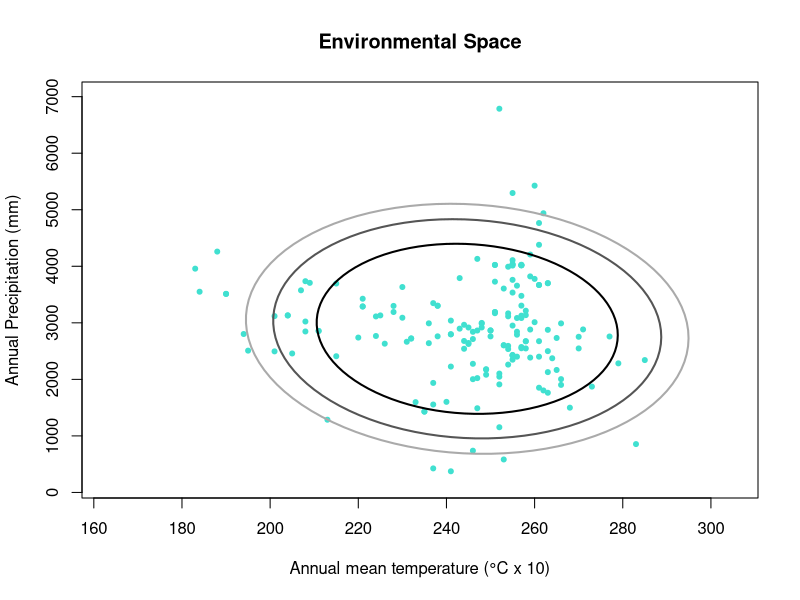

Reproduce this figure in R. (Note: this script raises an error after producing the figure.)
## ---- chunk 1
knitr::opts_chunk$set(echo = TRUE)

## ---- chunk 2
e.ellipse <- function(occ, alpha = 0.95, Enames) {
  # calculate mu
  mu1 <- colMeans(occ)
  
  # calculate Sigma
  Sigma1 <- cov(occ)
  
  # create a list
  els <- list()
  
  la <- length(alpha)
  
  for(i in 1:la){
    # create a loop that inputs the ellipses into the empty list based on the 
    # chosen alpha levels (loop repeats for as many alpha levels are put in)
    els[[i]] <- ellipse::ellipse(centre = mu1, x= Sigma1, level = alpha[i])
  }
  # create a scale of grays for the ellipses
  pal <- gray(0:(la - 1)/la)
  
  # define values for xlim and ylim to adjust the margins
  xs <- c(min(occ[,1]) -20, max(occ[,1]) +20)
  ys <- c(min(occ[,2]) -200, max(occ[,2]) +200)
  
  # create a plot that shows the occurences in the environmental space 
  plot(occ[,1], occ[,2], pch=20, col= "turquoise", xlab=Enames[1],
       ylab=Enames[2], main="Environmental Space", xlim = xs, ylim = ys)
  
  # create a loop to write ellipse-lines with different gray colors
  for(i in 1:la){
    lines(els[[i]], col= pal[i], lwd = 2)
  }
  
}
## ---- chunk 3
# read table of occurrences, omit coordinates
species <- read.csv ("./Input_Data/Threnetes_ruckeri_occ_GE.csv",header=T)[,-(1:2)]
## ---- chunk 4
# mu1 <- colMeans(occ)
## ---- chunk 5
# Sigma1 <- cov(occ)
## ---- chunk 6
names1 <- c("Annual mean temperature (°C x 10)","Annual Precipitation (mm)") 
## ---- chunk 7
alpha1 <- c(0.75, 0.9, 0.95)
## ---- chunk 8
f <- e.ellipse(occ = species, alpha = alpha1, Enames = names1)

## ---- chunk 9
knitr::include_graphics("Images/Threnetes_ESpace_ellipses.png")
## ---- chunk 10
species2 <- read.csv("./Input_Data/Catasticta_nimbice_occ_GE.csv",header=T)[,-(1:2)]
names2 <- c("Annual mean temperature (°C x 10)","Annual Precipitation (mm)") 

## ---- chunk 11
alpha2 <- seq(0,1,by = 0.1)
## ---- chunk 12
f2 <- e.ellipse(occ = species2 , alpha = alpha2, Enames = names2)
## ---- chunk 13
knitr::include_graphics("Images/Catasticta_ESpace_ellipses.png")
